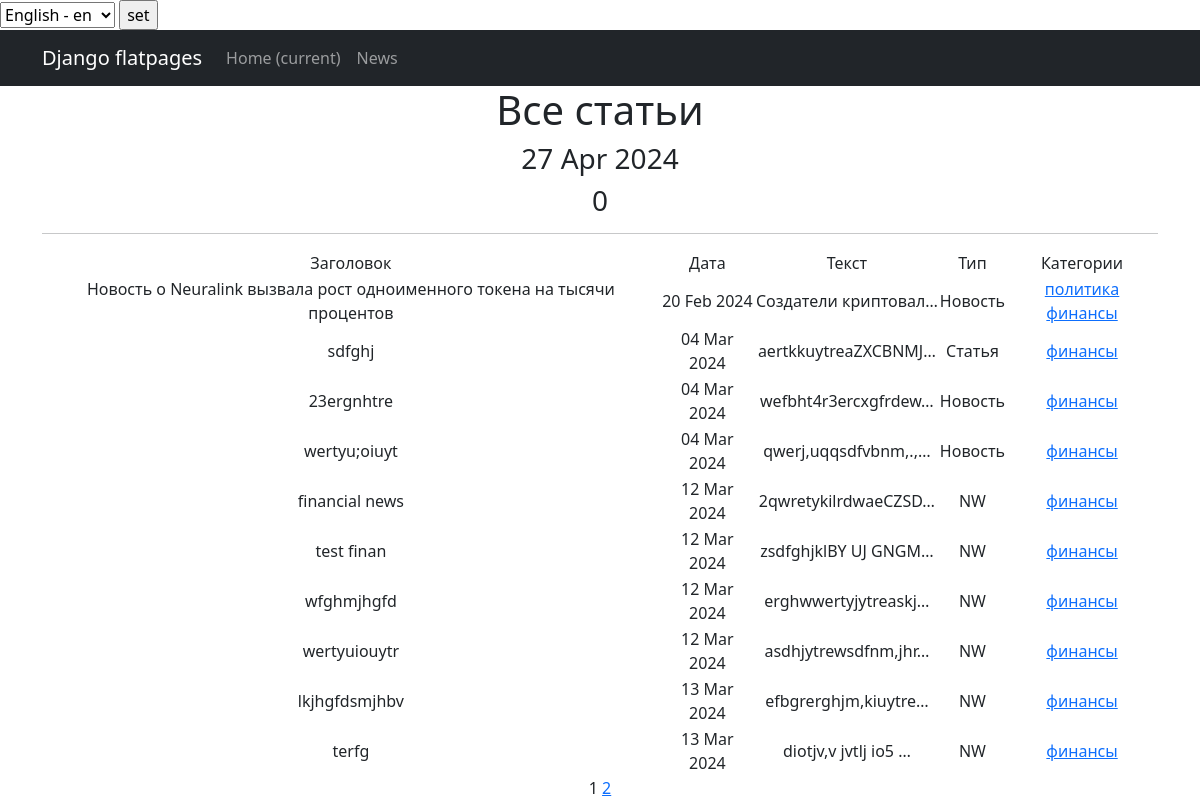
/news/categories/4 (signed in), run on the app's committed database.
### news/models.py (models this page shows, shortened)
class Post(models.Model):
    NEWS = 'NW'
    ARTICLE = "AR"
    POSITIONS = [
        (NEWS, 'Новость'),
        (ARTICLE, 'Статья')
    ]
    author = models.ForeignKey(Author, on_delete=models.CASCADE)
    type = models.CharField(max_length=20, choices=POSITIONS, default=NEWS)
    time_in = models.DateTimeField(auto_now_add=True)
    category = models.ManyToManyField(Category, through='PostCategory')
    title = models.CharField(
        max_length=255,
        unique=True,
    )
    text = models.TextField()
    rating = models.IntegerField(default=0)

class Category(models.Model):
    name = models.CharField(max_length=255, help_text=_('имя категории'), unique=True)
    subscribers = models.ManyToManyField(User, blank=True,null=True, related_name='categories')
    def __str__(self):
        return self.name

### news/views.py (the view)
# urls.py: path('categories/<int:pk>', CategoryListView.as_view(), name='category_list'),
class CategoryListView(PostsList):
    model = Post
    template_name = 'category_list.html'
    context_object_name = 'category_news_list'
    def get_queryset(self):
        self.category = get_object_or_404(Category, id=self.kwargs['pk'])
        queryset = Post.objects.filter(category=self.category)
        return queryset
    def get_context_data(self, **kwargs):
        context = super().get_context_data(**kwargs)
        context['is_not_subscriber'] = self.request.user not in self.category.subscribers.all()
        context['category'] = self.category
        return context

### news/templatetags/custom_filters.py (called while the page is built)
@register.filter()
def censor(value):
    new_text = value.replace('редиска', 'р******')
    new_text = new_text.replace('скуф', 'ск**')
    return new_text

### news/templatetags/custom_tags.py (called while the page is built)
@register.simple_tag(takes_context=True)
def url_replace(context, **kwargs):
   d = context['request'].GET.copy()
   for k, v in kwargs.items():
       d[k] = v
   return d.urlencode()

### news/views.py (called while the page is built)
    def get_context_data(self, **kwargs):
        context = super().get_context_data(**kwargs)
        context['time_now'] = datetime.utcnow()
        return context

### templates/category_list.html (shortened to what this page needs)
{% extends 'flatpages/default.html' %}
{% load i18n %}
{% load custom_filters %}
{% load custom_tags %}
{% block content %}
    <h1>{% trans "Все статьи" %}</h1>
    <h3>{{ time_now|date:'d M Y' }}</h3>
    <h3> {{ posts|length }} </h3>
    <hr>
   {% if category_news_list %}
       <table>
           <tr>
               <td>{% trans "Заголовок" %}</td>
               <td>{% trans "Дата" %}</td>
               <td>{% trans "Текст" %}</td>
               <td>{% trans "Тип" %}</td>
               <td>{% trans "Категории" %}</td>
           </tr>
           {% for post in category_news_list %}
           <tr>
               <td>
                   {{ post.title|censor }}
               </td>
               <td>
                   {{ post.time_in|date:'d M Y' }}
               </td>
               <td>
                   {{ post.text|truncatechars:20|censor }}
               </td>
               <td>
                   {{ post.type }}
               </td>
               <td>
                   {% for category in post.category.all %}
                       <a href="{% url 'category_list' category.id %}"> {{category}}</a>
                   {% endfor %}
               </td>
           </tr>
           {% endfor %}
       </table>
   {% endif %}
   {{ page_obj.number }}
   {% if page_obj.has_next %}
       <a href="?{% url_replace page=page_obj.next_page_number %}">{{ page_obj.next_page_number }}</a>
   {% endif %}
{% endblock content %}

### data on the page
Post: title|censor "Новость о Neuralink вызвала рост одноименного токена на тысячи процентов", time_in "20 Feb 2024", text|censor "Создатели криптовал…", type "Новость"
Category: name "политика"
Category: name "финансы"
Post: title|censor "sdfghj", time_in "04 Mar 2024", text|censor "aertkkuytreaZXCBNMJ…", type "Статья"
Post: title|censor "23ergnhtre", time_in "04 Mar 2024", text|censor "wefbht4r3ercxgfrdew…", type "Новость"
Post: title|censor "wertyu;oiuyt", time_in "04 Mar 2024", text|censor "qwerj,uqqsdfvbnm,.,…", type "Новость"
Post: title|censor "financial news", time_in "12 Mar 2024", text|censor "2qwretykilrdwaeCZSD…", type "NW"
Post: title|censor "test finan", time_in "12 Mar 2024", text|censor "zsdfghjklBY UJ GNGM…", type "NW"
Post: title|censor "wfghmjhgfd", time_in "12 Mar 2024", text|censor "erghwwertyjytreaskj…", type "NW"
Post: title|censor "wertyuiouytr", time_in "12 Mar 2024", text|censor "asdhjytrewsdfnm,jhr…", type "NW"
Post: title|censor "lkjhgfdsmjhbv", time_in "13 Mar 2024", text|censor "efbgrerghjm,kiuytre…", type "NW"
Post: title|censor "terfg", time_in "13 Mar 2024", text|censor "diotjv,v jvtlj io5 …", type "NW"

### other printed values
{{ time_now|date:'d M Y' }} "27 Apr 2024"
{{ posts|length }} "0"
{{ page_obj.number }} "1"
{{ page_obj.next_page_number }} "2"
form field language "English - en"
